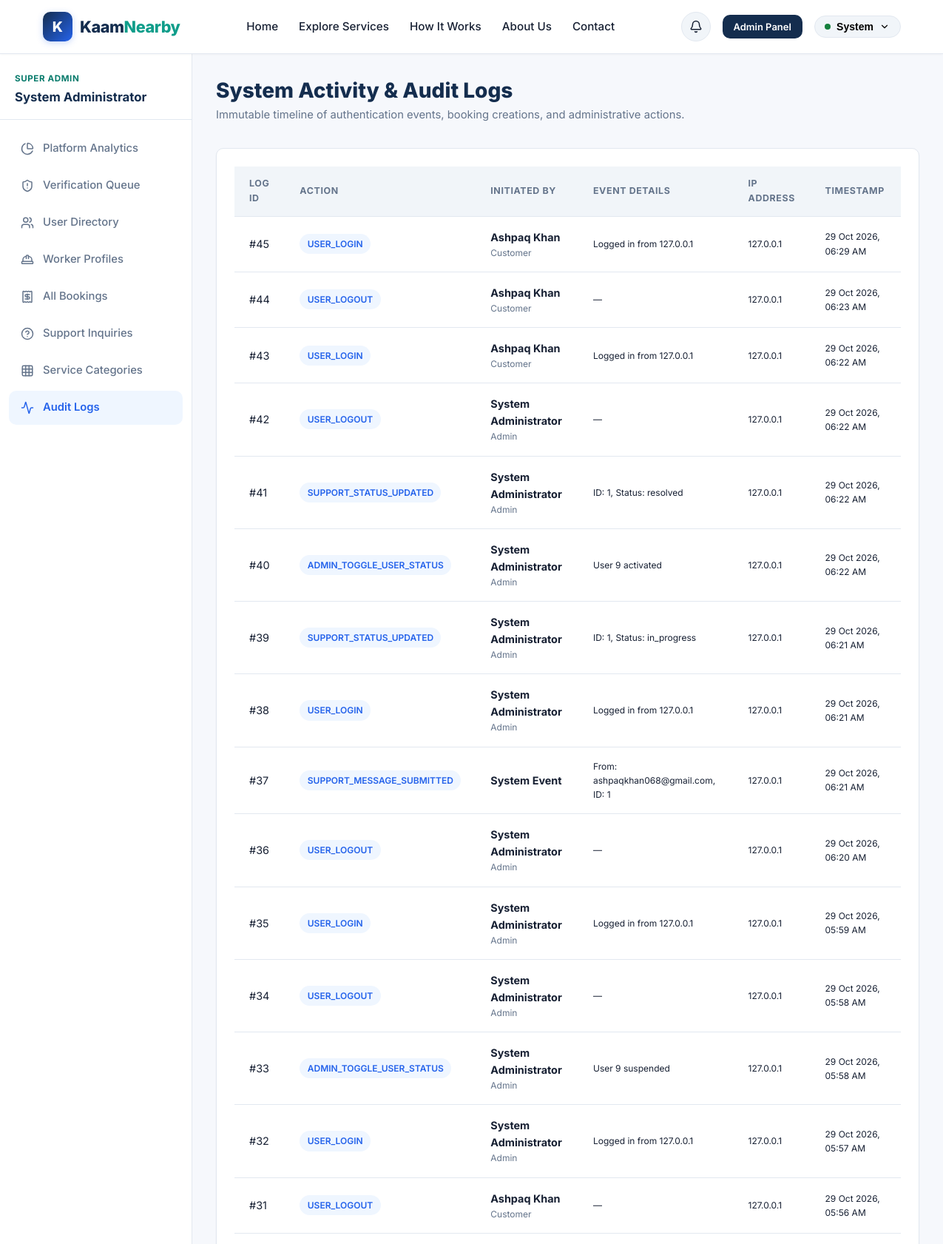
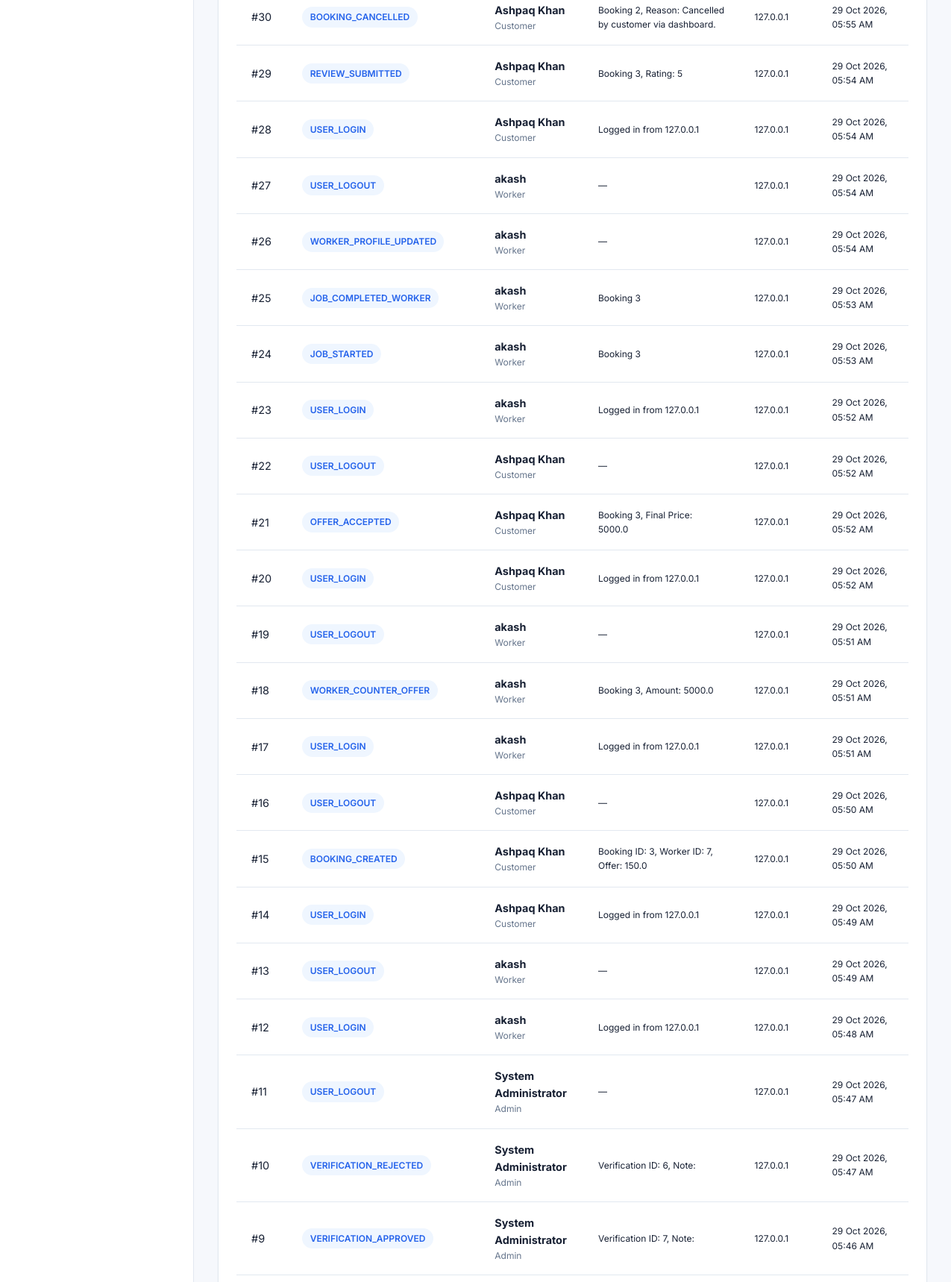
Screenshot of /admin/audit-logs (signed in, upper part) with the database file from the repository (2 pictures, top to bottom).
### tables this page shows
CREATE TABLE users (
    id INTEGER PRIMARY KEY AUTOINCREMENT,
    name TEXT NOT NULL,
    email TEXT UNIQUE NOT NULL,
    password_hash TEXT NOT NULL,
    role TEXT NOT NULL CHECK(role IN ('customer', 'worker', 'admin')),
    phone TEXT,
    city TEXT NOT NULL,
    is_active INTEGER DEFAULT 1,
    created_at TIMESTAMP DEFAULT CURRENT_TIMESTAMP
);

CREATE TABLE audit_logs (
    id INTEGER PRIMARY KEY AUTOINCREMENT,
    user_id INTEGER REFERENCES users(id),
    action TEXT NOT NULL,
    details TEXT,
    ip_address TEXT,
    created_at TIMESTAMP DEFAULT CURRENT_TIMESTAMP
);

### app.py (the view)
    @app.route('/admin/audit-logs')
    @admin_required
    def admin_audit_logs():
        db = get_db()
        logs = db.execute("""
            SELECT a.*, u.name as user_name, u.role as user_role
            FROM audit_logs a
            LEFT JOIN users u ON a.user_id = u.id
            ORDER BY a.created_at DESC LIMIT 100
        """).fetchall()
        return render_template('admin/audit_logs.html', logs=logs)

### auth.py (called while the page is built)
def generate_csrf_token():
    if 'csrf_token' not in session:
        session['csrf_token'] = secrets.token_hex(32)
    return session['csrf_token']

def get_current_user():
    user_id = session.get('user_id')
    if not user_id:
        return None
    db = get_db()
    user = db.execute("SELECT * FROM users WHERE id = ? AND is_active = 1", (user_id,)).fetchone()
    if not user:
        session.clear()
        return None
    return dict(user)

def role_required(*allowed_roles):
    def decorator(view):
        @functools.wraps(view)
        def wrapped_view(**kwargs):
            if 'user_id' not in session:
                flash("Please log in to access this page.", "warning")
                return redirect(url_for('login', next=request.url))
            role = session.get('user_role')
            if role not in allowed_roles:
                flash("You do not have permission to view that resource.", "error")
                abort(403)
            return view(**kwargs)
        return wrapped_view
    return decorator

### database.py (called while the page is built)
def get_db():
    if 'db' not in g:
        db_path = current_app.config['DATABASE']
        os.makedirs(os.path.dirname(os.path.abspath(db_path)), exist_ok=True)
        g.db = sqlite3.connect(db_path)
        g.db.row_factory = sqlite3.Row
        g.db.execute("PRAGMA foreign_keys = ON;")
    return g.db

### templates/admin/audit_logs.html (shortened to what this page needs)
{% extends 'base.html' %}
{% block content %}
<div class="dashboard-layout">
  {% include 'partials/sidebar.html' %}
  <div class="dashboard-content">
    <div class="dashboard-header">
      <div>
        <h1 class="dashboard-title">System Activity & Audit Logs</h1>
        <p class="dashboard-subtitle">Immutable timeline of authentication events, booking creations, and administrative actions.</p>
      </div>
    </div>
    <div class="card">
      <div class="card-body p-0">
        {% if logs %}
          <div class="table-responsive">
            <table class="data-table">
              <thead>
                <tr>
                  <th>Log ID</th>
                  <th>Action</th>
                  <th>Initiated By</th>
                  <th>Event Details</th>
                  <th>IP Address</th>
                  <th>Timestamp</th>
                </tr>
              </thead>
              <tbody>
                {% for log in logs %}
                  <tr>
                    <td>#{{ log.id }}</td>
                    <td>
                      <span class="badge" style="background:#EFF6FF; color:var(--primary-blue); font-size:0.75rem;">
                        {{ log.action }}
                      </span>
                    </td>
                    <td>
                      <div class="font-bold">{{ log.user_name or 'System Event' }}</div>
                      <div class="text-xs text-muted">{{ log.user_role|capitalize if log.user_role else '' }}</div>
                    </td>
                    <td class="text-xs text-muted" style="max-width: 320px;">
                      {{ log.details or '—' }}
                    </td>
                    <td class="text-xs font-mono">{{ log.ip_address or '127.0.0.1' }}</td>
                    <td class="text-xs text-muted">{{ log.created_at|format_date }}</td>
                  </tr>
                {% endfor %}
              </tbody>
            </table>
          </div>
        {% else %}
          <div class="empty-state">
            <div class="empty-state-title">No Audit Logs</div>
            <p class="empty-state-text">No activity events recorded yet.</p>
          </div>
        {% endif %}
      </div>
    </div>
  </div>
</div>
{% endblock %}

### templates/partials/navbar.html (shortened to what this page needs)
<nav class="navbar">
  <div class="container nav-container">
    <a href="{{ url_for('index') }}" class="brand-logo">
      <div class="brand-icon-box">K</div>
      <span>Kaam<span class="accent">Nearby</span></span>
    </a>
    <ul class="nav-links" id="navLinks">
      <li><a href="{{ url_for('index') }}" class="{{ 'active' if request.endpoint == 'index' else '' }}">Home</a></li>
      <li><a href="{{ url_for('services') }}" class="{{ 'active' if request.endpoint == 'services' else '' }}">Explore Services</a></li>
      <li><a href="{{ url_for('how_it_works') }}" class="{{ 'active' if request.endpoint == 'how_it_works' else '' }}">How It Works</a></li>
      <li><a href="{{ url_for('about') }}" class="{{ 'active' if request.endpoint == 'about' else '' }}">About Us</a></li>
      <li><a href="{{ url_for('contact') }}" class="{{ 'active' if request.endpoint == 'contact' else '' }}">Contact</a></li>
    </ul>
    <div class="nav-actions">
      {% if current_user %}
        <a href="{{ url_for('notifications') }}" class="notif-btn" title="Notifications">
          <i data-lucide="bell" style="width: 18px; height: 18px;"></i>
        </a>
        {% if current_user.role == 'customer' %}
          <a href="{{ url_for('customer_dashboard') }}" class="btn btn-outline-primary btn-sm">Dashboard</a>
        {% elif current_user.role == 'worker' %}
          <a href="{{ url_for('worker_dashboard') }}" class="btn btn-teal btn-sm">Worker Hub</a>
        {% elif current_user.role == 'admin' %}
          <a href="{{ url_for('admin_dashboard') }}" class="btn btn-navy btn-sm">Admin Panel</a>
        {% endif %}
        <div class="user-dropdown">
          <button class="dropdown-trigger" id="userDropdownTrigger" type="button">
            <span style="display:inline-block; width:8px; height:8px; border-radius:50%; background:var(--color-success);"></span>
            <span>{{ current_user.name.split(' ')[0] }}</span>
            <i data-lucide="chevron-down" style="width: 14px; height: 14px;"></i>
          </button>
        </div>
      {% else %}
        <a href="{{ url_for('login') }}" class="btn btn-outline btn-sm">Log In</a>
        <a href="{{ url_for('register') }}" class="btn btn-primary btn-sm">Get Started</a>
      {% endif %}
    </div>
  </div>
</nav>

### templates/partials/sidebar.html (shortened to what this page needs)
<aside class="sidebar">
  <div>
    <div class="sidebar-header">
      <div class="sidebar-user-role">
        {% if current_user.role == 'customer' %}
          Customer Portal
        {% elif current_user.role == 'worker' %}
          Worker Hub
        {% elif current_user.role == 'admin' %}
          Super Admin
        {% endif %}
      </div>
      <div class="sidebar-user-name">{{ current_user.name }}</div>
    </div>
    <ul class="sidebar-nav">
      {% if current_user.role == 'customer' %}
        <li>
          <a href="{{ url_for('customer_dashboard') }}" class="{{ 'active' if request.endpoint == 'customer_dashboard' else '' }}">
            <i data-lucide="layout-dashboard"></i> Overview
          </a>
        </li>
        <li>
          <a href="{{ url_for('services') }}">
            <i data-lucide="search"></i> Find Services
          </a>
        </li>
        <li>
          <a href="{{ url_for('customer_bookings') }}" class="{{ 'active' if request.endpoint in ('customer_bookings', 'customer_booking_detail') else '' }}">
            <i data-lucide="calendar"></i> My Bookings
          </a>
        </li>
        <li>
          <a href="{{ url_for('notifications') }}" class="{{ 'active' if request.endpoint == 'notifications' else '' }}">
            <i data-lucide="bell"></i> Notifications
            {% if unread_notifications_count > 0 %}
              <span class="badge badge-pending" style="margin-left:auto; font-size:0.7rem; padding:0.15rem 0.45rem;">{{ unread_notifications_count }}</span>
            {% endif %}
          </a>
        </li>
        <li>
          <a href="{{ url_for('customer_profile') }}" class="{{ 'active' if request.endpoint == 'customer_profile' else '' }}">
            <i data-lucide="user"></i> Profile Settings
          </a>
        </li>
      {% elif current_user.role == 'admin' %}
        <li>
          <a href="{{ url_for('admin_dashboard') }}" class="{{ 'active' if request.endpoint == 'admin_dashboard' else '' }}">
            <i data-lucide="pie-chart"></i> Platform Analytics
          </a>
        </li>
        <li>
          <a href="{{ url_for('admin_verifications') }}" class="{{ 'active' if request.endpoint == 'admin_verifications' else '' }}">
            <i data-lucide="shield-alert"></i> Verification Queue
          </a>
        </li>
        <li>
          <a href="{{ url_for('admin_users') }}" class="{{ 'active' if request.endpoint == 'admin_users' else '' }}">
            <i data-lucide="users"></i> User Directory
          </a>
        </li>
        <li>
          <a href="{{ url_for('admin_workers') }}" class="{{ 'active' if request.endpoint == 'admin_workers' else '' }}">
            <i data-lucide="hard-hat"></i> Worker Profiles
          </a>
        </li>
        <li>
          <a href="{{ url_for('admin_bookings') }}" class="{{ 'active' if request.endpoint in ('admin_bookings', 'admin_booking_detail') else '' }}">
            <i data-lucide="receipt"></i> All Bookings
          </a>
        </li>
        <li>
          <a href="{{ url_for('admin_support') }}" class="{{ 'active' if request.endpoint in ('admin_support', 'admin_support_detail') else '' }}">
            <i data-lucide="help-circle"></i> Support Inquiries
          </a>
        </li>
        <li>
          <a href="{{ url_for('admin_categories') }}" class="{{ 'active' if request.endpoint == 'admin_categories' else '' }}">
            <i data-lucide="grid"></i> Service Categories
          </a>
        </li>
        <li>
          <a href="{{ url_for('admin_audit_logs') }}" class="{{ 'active' if request.endpoint == 'admin_audit_logs' else '' }}">
            <i data-lucide="activity"></i> Audit Logs
          </a>
        </li>
      {% endif %}
    </ul>
  </div>
</aside>

### static/css/style.css (style rules this page uses)
:root { --primary-navy: #142D4E; --primary-navy-dark: #0B1C33; --primary-blue: #2563EB; --primary-blue-hover: #1D4ED8; --teal-accent: #0F9D8A; --teal-accent-dark: #097B6C; --teal-light: #E6F7F5; --bg-main: #F6F8FC; --bg-card: #FFFFFF; --bg-subtle: #F1F5F9; --text-main: #172033; --text-muted: #64748B; --text-light: #94A3B8; --border-color: #E2E8F0; --border-focus: #3B82F6; --color-success: #15803D; --color-success-bg: #DCFCE7; --color-warning: #D97706; --color-warning-bg: #FEF3C7; --color-error: #DC2626; --color-error-bg: #FEE2E2; --color-info: #0284C7; --color-info-bg: #E0F2FE; --font-family: 'Inter', -apple-system, BlinkMacSystemFont, "Segoe UI", Roboto, Oxygen, Ubuntu, Cantarell, sans-serif; --shadow-sm: 0 1px 2px 0 rgba(0, 0, 0, 0.05); --shadow-md: 0 4px 6px -1px rgba(0, 0, 0, 0.08), 0 2px 4px -1px rgba(0, 0, 0, 0.04); --shadow-lg: 0 10px 15px -3px rgba(0, 0, 0, 0.08), 0 4px 6px -2px rgba(0, 0, 0, 0.03); --radius-sm: 6px; --radius-md: 10px; --radius-lg: 16px; --radius-full: 9999px; --transition: all 0.2s cubic-bezier(0.4, 0, 0.2, 1); }
*, *::before, *::after { box-sizing: border-box; margin: 0; padding: 0; }
body { font-family: var(--font-family); background-color: var(--bg-main); color: var(--text-main); line-height: 1.6; -webkit-font-smoothing: antialiased; min-height: 100vh; display: flex; flex-direction: column; }
a { color: var(--primary-blue); text-decoration: none; transition: var(--transition); }
h1, h2, h3, h4, h5, h6 { color: var(--primary-navy); font-weight: 700; line-height: 1.25; }
.container { width: 100%; max-width: 1200px; margin: 0 auto; padding: 0 1.25rem; }
.text-muted { color: var(--text-muted); }
.text-xs { font-size: 0.75rem; }
.font-bold { font-weight: 700; }
.navbar { background-color: #FFFFFF; border-bottom: 1px solid var(--border-color); position: sticky; top: 0; z-index: 1000; box-shadow: 0 1px 3px rgba(0, 0, 0, 0.03); }
.nav-container { display: flex; align-items: center; justify-content: space-between; height: 72px; }
.brand-logo { display: flex; align-items: center; gap: 0.65rem; font-size: 1.35rem; font-weight: 800; color: var(--primary-navy); letter-spacing: -0.02em; }
.brand-icon-box { width: 40px; height: 40px; border-radius: var(--radius-md); background: linear-gradient(135deg, var(--primary-navy) 0%, var(--primary-blue) 100%); display: flex; align-items: center; justify-content: center; color: #FFFFFF; font-weight: 800; font-size: 1.2rem; box-shadow: 0 2px 8px rgba(37, 99, 235, 0.25); }
.brand-logo span.accent { color: var(--teal-accent); }
.nav-links { display: flex; align-items: center; gap: 1.75rem; list-style: none; }
.nav-links a { color: var(--text-main); font-weight: 500; font-size: 0.95rem; padding: 0.4rem 0; position: relative; }
.nav-actions { display: flex; align-items: center; gap: 1rem; }
.btn { display: inline-flex; align-items: center; justify-content: center; gap: 0.5rem; font-family: inherit; font-size: 0.9375rem; font-weight: 600; padding: 0.625rem 1.25rem; border-radius: var(--radius-md); border: 1px solid transparent; cursor: pointer; transition: var(--transition); line-height: 1.4; white-space: nowrap; }
.btn-navy { background-color: var(--primary-navy); color: #FFFFFF; }
.btn-sm { padding: 0.4rem 0.85rem; font-size: 0.8125rem; }
.badge { display: inline-flex; align-items: center; gap: 0.35rem; padding: 0.25rem 0.65rem; border-radius: var(--radius-full); font-size: 0.75rem; font-weight: 600; text-transform: capitalize; white-space: nowrap; }
.user-dropdown { position: relative; display: inline-block; }
.dropdown-trigger { display: flex; align-items: center; gap: 0.5rem; background-color: var(--bg-subtle); border: 1px solid var(--border-color); padding: 0.4rem 0.85rem; border-radius: var(--radius-full); font-size: 0.875rem; font-weight: 600; cursor: pointer; }
.notif-btn { position: relative; width: 40px; height: 40px; border-radius: var(--radius-full); background-color: var(--bg-subtle); border: 1px solid var(--border-color); display: flex; align-items: center; justify-content: center; color: var(--text-main); cursor: pointer; }

### rows the page displays
users: name "System", name "System Administrator"
audit_logs: id "45", action "USER_LOGIN", name "Ashpaq Khan", user_role "Customer", details "Logged in from 127.0.0.1", ip_address "127.0.0.1", created_at "29 Oct 2026, 06:29 AM"
audit_logs: id "44", action "USER_LOGOUT", name "Ashpaq Khan", user_role "Customer", details "—", ip_address "127.0.0.1", created_at "29 Oct 2026, 06:23 AM"
audit_logs: id "43", action "USER_LOGIN", name "Ashpaq Khan", user_role "Customer", details "Logged in from 127.0.0.1", ip_address "127.0.0.1", created_at "29 Oct 2026, 06:22 AM"
audit_logs: id "42", action "USER_LOGOUT", name "System Administrator", user_role "Admin", details "—", ip_address "127.0.0.1", created_at "29 Oct 2026, 06:22 AM"
audit_logs: id "41", action "SUPPORT_STATUS_UPDATED", name "System Administrator", user_role "Admin", details "ID: 1, Status: resolved", ip_address "127.0.0.1", created_at "29 Oct 2026, 06:22 AM"
audit_logs: id "40", action "ADMIN_TOGGLE_USER_STATUS", name "System Administrator", user_role "Admin", details "User 9 activated", ip_address "127.0.0.1", created_at "29 Oct 2026, 06:22 AM"
audit_logs: id "39", action "SUPPORT_STATUS_UPDATED", name "System Administrator", user_role "Admin", details "ID: 1, Status: in_progress", ip_address "127.0.0.1", created_at "29 Oct 2026, 06:21 AM"
audit_logs: id "38", action "USER_LOGIN", name "System Administrator", user_role "Admin", details "Logged in from 127.0.0.1", ip_address "127.0.0.1", created_at "29 Oct 2026, 06:21 AM"
audit_logs: id "37", action "SUPPORT_MESSAGE_SUBMITTED", user_name "System Event", details "From: ashpaqkhan068@gmail.com, ID: 1", ip_address "127.0.0.1", created_at "29 Oct 2026, 06:21 AM"
audit_logs: id "36", action "USER_LOGOUT", name "System Administrator", user_role "Admin", details "—", ip_address "127.0.0.1", created_at "29 Oct 2026, 06:20 AM"
audit_logs: id "35", action "USER_LOGIN", name "System Administrator", user_role "Admin", details "Logged in from 127.0.0.1", ip_address "127.0.0.1", created_at "29 Oct 2026, 05:59 AM"
audit_logs: id "34", action "USER_LOGOUT", name "System Administrator", user_role "Admin", details "—", ip_address "127.0.0.1", created_at "29 Oct 2026, 05:58 AM"
audit_logs: id "33", action "ADMIN_TOGGLE_USER_STATUS", name "System Administrator", user_role "Admin", details "User 9 suspended", ip_address "127.0.0.1", created_at "29 Oct 2026, 05:58 AM"
audit_logs: id "32", action "USER_LOGIN", name "System Administrator", user_role "Admin", details "Logged in from 127.0.0.1", ip_address "127.0.0.1", created_at "29 Oct 2026, 05:57 AM"
audit_logs: id "31", action "USER_LOGOUT", name "Ashpaq Khan", user_role "Customer", details "—", ip_address "127.0.0.1", created_at "29 Oct 2026, 05:56 AM"
audit_logs: id "30", action "BOOKING_CANCELLED", name "Ashpaq Khan", user_role "Customer", details "Booking 2, Reason: Cancelled by customer via dashboard.", ip_address "127.0.0.1", created_at "29 Oct 2026, 05:55 AM"
audit_logs: id "29", action "REVIEW_SUBMITTED", name "Ashpaq Khan", user_role "Customer", details "Booking 3, Rating: 5", ip_address "127.0.0.1", created_at "29 Oct 2026, 05:54 AM"
audit_logs: id "28", action "USER_LOGIN", name "Ashpaq Khan", user_role "Customer", details "Logged in from 127.0.0.1", ip_address "127.0.0.1", created_at "29 Oct 2026, 05:54 AM"
audit_logs: id "27", action "USER_LOGOUT", name "akash", user_role "Worker", details "—", ip_address "127.0.0.1", created_at "29 Oct 2026, 05:54 AM"
audit_logs: id "26", action "WORKER_PROFILE_UPDATED", name "akash", user_role "Worker", details "—", ip_address "127.0.0.1", created_at "29 Oct 2026, 05:54 AM"
audit_logs: id "25", action "JOB_COMPLETED_WORKER", name "akash", user_role "Worker", details "Booking 3", ip_address "127.0.0.1", created_at "29 Oct 2026, 05:53 AM"
audit_logs: id "24", action "JOB_STARTED", name "akash", user_role "Worker", details "Booking 3", ip_address "127.0.0.1", created_at "29 Oct 2026, 05:53 AM"
audit_logs: id "23", action "USER_LOGIN", name "akash", user_role "Worker", details "Logged in from 127.0.0.1", ip_address "127.0.0.1", created_at "29 Oct 2026, 05:52 AM"
audit_logs: id "22", action "USER_LOGOUT", name "Ashpaq Khan", user_role "Customer", details "—", ip_address "127.0.0.1", created_at "29 Oct 2026, 05:52 AM"
audit_logs: id "21", action "OFFER_ACCEPTED", name "Ashpaq Khan", user_role "Customer", details "Booking 3, Final Price: 5000.0", ip_address "127.0.0.1", created_at "29 Oct 2026, 05:52 AM"
audit_logs: id "20", action "USER_LOGIN", name "Ashpaq Khan", user_role "Customer", details "Logged in from 127.0.0.1", ip_address "127.0.0.1", created_at "29 Oct 2026, 05:52 AM"
audit_logs: id "19", action "USER_LOGOUT", name "akash", user_role "Worker", details "—", ip_address "127.0.0.1", created_at "29 Oct 2026, 05:51 AM"
audit_logs: id "18", action "WORKER_COUNTER_OFFER", name "akash", user_role "Worker", details "Booking 3, Amount: 5000.0", ip_address "127.0.0.1", created_at "29 Oct 2026, 05:51 AM"
audit_logs: id "17", action "USER_LOGIN", name "akash", user_role "Worker", details "Logged in from 127.0.0.1", ip_address "127.0.0.1", created_at "29 Oct 2026, 05:51 AM"
audit_logs: id "16", action "USER_LOGOUT", name "Ashpaq Khan", user_role "Customer", details "—", ip_address "127.0.0.1", created_at "29 Oct 2026, 05:50 AM"
audit_logs: id "15", action "BOOKING_CREATED", name "Ashpaq Khan", user_role "Customer", details "Booking ID: 3, Worker ID: 7, Offer: 150.0", ip_address "127.0.0.1", created_at "29 Oct 2026, 05:50 AM"
audit_logs: id "14", action "USER_LOGIN", name "Ashpaq Khan", user_role "Customer", details "Logged in from 127.0.0.1", ip_address "127.0.0.1", created_at "29 Oct 2026, 05:49 AM"
audit_logs: id "13", action "USER_LOGOUT", name "akash", user_role "Worker", details "—", ip_address "127.0.0.1", created_at "29 Oct 2026, 05:49 AM"
audit_logs: id "12", action "USER_LOGIN", name "akash", user_role "Worker", details "Logged in from 127.0.0.1", ip_address "127.0.0.1", created_at "29 Oct 2026, 05:48 AM"
audit_logs: id "11", action "USER_LOGOUT", name "System Administrator", user_role "Admin", details "—", ip_address "127.0.0.1", created_at "29 Oct 2026, 05:47 AM"
audit_logs: id "10", action "VERIFICATION_REJECTED", name "System Administrator", user_role "Admin", details "Verification ID: 6, Note:", ip_address "127.0.0.1", created_at "29 Oct 2026, 05:47 AM"
audit_logs: id "9", action "VERIFICATION_APPROVED", name "System Administrator", user_role "Admin", details "Verification ID: 7, Note:", ip_address "127.0.0.1", created_at "29 Oct 2026, 05:46 AM"
